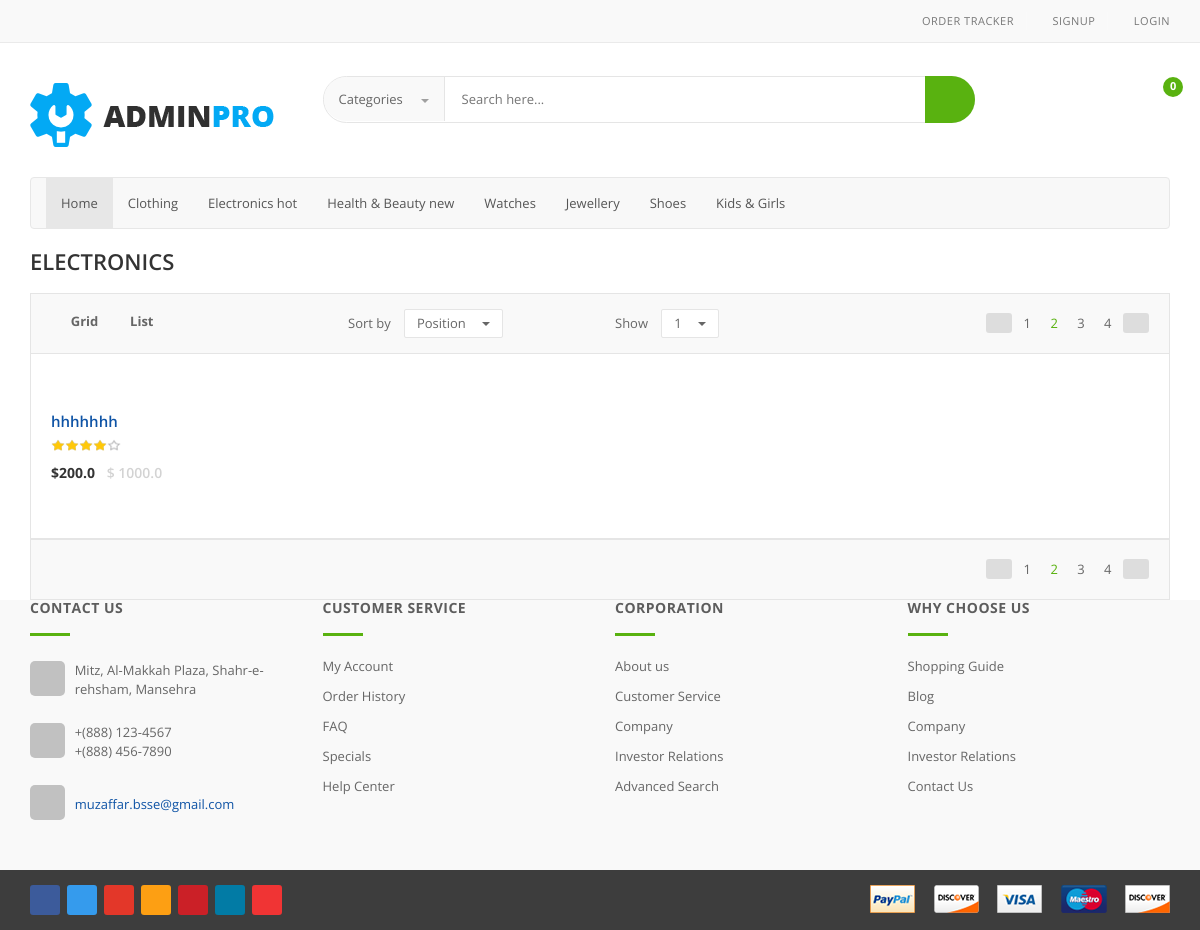
Screenshot of /vendor-product-list/11 with the database file from the repository.
### shop/models.py (models this page shows, shortened)
class Product(models.Model):
    product_name = models.CharField(max_length=50)
    category = models.ForeignKey(Category, on_delete=models.SET_DEFAULT, default='Uncategorized')
    subcategory = models.CharField(max_length=30)
    type = models.CharField(choices=product_type, max_length=10)
    label = models.CharField(choices=LABEL_CHOICES, max_length=1)
    slug = models.SlugField()
    price = models.FloatField()
    discount_price = models.FloatField(blank=True, null=True)
    short_desc = models.TextField()
    desc = models.TextField()
    min_quantity = models.IntegerField(default=1)
    availability = models.CharField(choices=Availability, max_length=20, default='In Stock')
    pub_date = models.DateField(default=datetime.now(), blank=True)
    image = models.ImageField(upload_to='shop/images', default="")
    vendor = models.ForeignKey(Vendor_register, on_delete=models.CASCADE)
    def get_add_to_cart_url(self):
        return reverse("add_to_cart", kwargs={
            'slug': self.slug
        })
    def get_add_to_wishlist_url(self):
        return reverse("add_to_wishlist", kwargs={
            'slug': self.slug
        })

### shop/views.py (the view)
# urls.py: path('vendor-product-list/<int:vendor>', views.vendorProduct.as_view(), name='vendor_product_list'),
class vendorProduct(ListView):
    model = Product
    template_name = 'shop/vendor_products.html'  # <app>/<model>_<viewType>.html
    context_object_name = 'v_products'
    def get_queryset(self):
        vendor = get_object_or_404(Vendor_register, id=self.kwargs.get('vendor'))
        return Product.objects.filter(vendor=vendor)

### shop/templates/shop/vendor_products.html (shortened to what this page needs)
{% extends 'shop/basic.html' %}
{% block body %}
<div class="container">
<div class="page-title"><h2>Electronics</h2></div>
        <div class="clearfix filters-container m-t-10">
          <div class="row">
            <div class="col col-sm-6 col-md-3">
              <div class="filter-tabs">
                <ul id="filter-tabs" class="nav nav-tabs nav-tab-box nav-tab-fa-icon">
                  <li class="active"> <a data-toggle="tab" href="#grid-container"><i class="icon fa fa-th-large"></i>Grid</a> </li>
                  <li><a data-toggle="tab" href="#list-container"><i class="icon fa fa-th-list"></i>List</a></li>
                </ul>
              </div>
            </div>
            <div class="col col-sm-12 col-md-6">
              <div class="col col-sm-3 col-md-6 no-padding">
                <div class="lbl-cnt"> <span class="lbl">Sort by</span>
                  <div class="fld inline">
                    <div class="dropdown dropdown-small dropdown-med dropdown-white inline">
                      <button data-toggle="dropdown" type="button" class="btn dropdown-toggle"> Position <span class="caret"></span> </button>
                    </div>
                  </div>
                </div>
              </div>
              <div class="col col-sm-3 col-md-6 no-padding">
                <div class="lbl-cnt"> <span class="lbl">Show</span>
                  <div class="fld inline">
                    <div class="dropdown dropdown-small dropdown-med dropdown-white inline">
                      <button data-toggle="dropdown" type="button" class="btn dropdown-toggle"> 1 <span class="caret"></span> </button>
                    </div>
                  </div>
                </div>
              </div>
            </div>
            <div class="col col-sm-6 col-md-3 text-right">
              <div class="pagination-container">
                <ul class="list-inline list-unstyled">
                  <li class="prev"><a href="#"><i class="fa fa-angle-left"></i></a></li>
                  <li><a href="#">1</a></li>
                  <li class="active"><a href="#">2</a></li>
                  <li><a href="#">3</a></li>
                  <li><a href="#">4</a></li>
                  <li class="next"><a href="#"><i class="fa fa-angle-right"></i></a></li>
                </ul>
              </div>
               </div>
          </div>
        </div>
        <div class="search-result-container ">
          <div id="myTabContent" class="tab-content category-list">
            <div class="tab-pane active " id="grid-container">
              <div class="category-product">
                <div class="row">
                  {% for product in v_products %}
                  <div class="col-sm-6 col-md-4 wow fadeInUp">
                    <div class="products">
                      <div class="product">
                        <div class="product-image">
                          <div class="image"> <a href="/product/{{product.slug}}"><img  src="/media/{{product.image}}" alt=""></a> </div>
                        </div>
                        <div class="product-info text-left">
                          <h3 class="name"><a href="detail.html">{{ product.product_name}}</a></h3>
                          <div class="rating rateit-small"></div>
                          <div class="product-price"> <span class="price"> ${{product.discount_price}} </span> <span class="price-before-discount">$ {{product.price}}</span> </div>
                        </div>
                      </div>
                    </div>
                  </div>
                  {% endfor %}
                </div>
              </div>
            </div>
          </div>
          <div class="clearfix filters-container">
            <div class="text-right">
              <div class="pagination-container">
                <ul class="list-inline list-unstyled">
                  <li class="prev"><a href="#"><i class="fa fa-angle-left"></i></a></li>
                  <li><a href="#">1</a></li>
                  <li class="active"><a href="#">2</a></li>
                  <li><a href="#">3</a></li>
                  <li><a href="#">4</a></li>
                  <li class="next"><a href="#"><i class="fa fa-angle-right"></i></a></li>
                </ul>
              </div>
               </div>
          </div>
        </div>
      </div>
{% endblock body%}

### shop/static/assets/css/blue.css (style rules this page uses)
.product .product-info .product-price .price { color: #333; }
.filters-container .nav-tabs.nav-tab-box li.active a .icon { color: #59B210; }
.filters-container .pagination-container ul li.active a { color: #59B210; }

### shop/static/assets/css/rateit.css (style rules this page uses)
.rateit { display: -moz-inline-box; display: inline-block; position: relative; -webkit-user-select: none; -khtml-user-select: none; -moz-user-select: none; -o-user-select: none; -ms-user-select: none; user-select: none; -webkit-touch-callout: none; }

### rows the page displays
Product: product_name "hhhhhhh", discount_price "200.0", price "1000.0"
